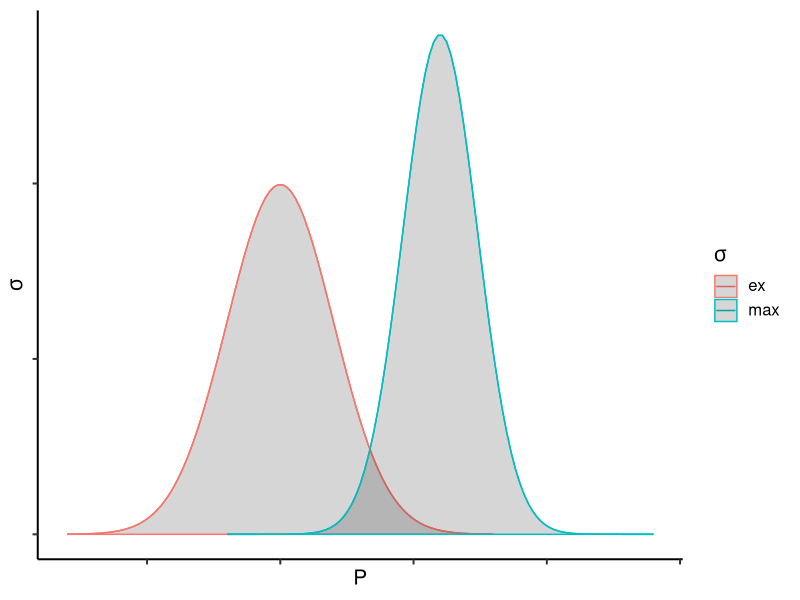

Reproduce this figure in R. (Note: this script raises an error after producing the figure.)
## ---- chunk 1
library(tidyverse)
library(kableExtra)
library(scales)
## ---- chunk 2
R <- data.frame(species=c("Dog jumping","Kangaroo hopping","Possum","Elephant running","Man weightlifting"),
                  SF=c(2.8,3.2,3,"1-1.7",6)
                  )

R%>%kable%>%kableExtra::kable_styling()

## ---- chunk 3
R <- data.frame(species=c("Bullfrog","Salamanders","Possum","Eutherians","Iguana","Turtles","Crocs","Birds"),
                  SF=c(8,10.5,5.1,2.5,10.8,4.4,6.3,3.3)
                  )

R%>%kable%>%kableExtra::kable_styling()

## ---- chunk 4

x <- seq(-4, 4, length=100)
ex <- dnorm(x)
mx <- dnorm(x+3,mean = 3,sd = 0.7)

p <- rbind(
  data.frame(P=x,sig=ex,type="ex"),
  data.frame(P=x+3,sig=mx,type="max")
)

p%>%
  ggplot(aes(P,sig,col=type))+geom_line()+theme_classic(15)+geom_ribbon(aes(ymin = 0, ymax = sig),alpha=0.2)+labs(
       x = expression(P),
       y= expression(sigma),
       col = expression(paste(sigma))) + 
  scale_colour_discrete(labels = parse_format())+theme(axis.text = element_blank())

## ---- chunk 5
#stride length
knitr::include_graphics("img/buckling.png")

## ---- chunk 6
#stride length
knitr::include_graphics("img/buckling3.png")


## ---- chunk 7
#stride length
knitr::include_graphics("https://images.slideplayer.com/20/6231365/slides/slide_6.jpg")


## ---- chunk 8
#stride length
knitr::include_graphics("img/secondmomentlist.png")


## ---- chunk 9
#stride length
knitr::include_graphics("https://comportho.com/wp-content/uploads/2017/12/hipfx-1080x675.jpg")
